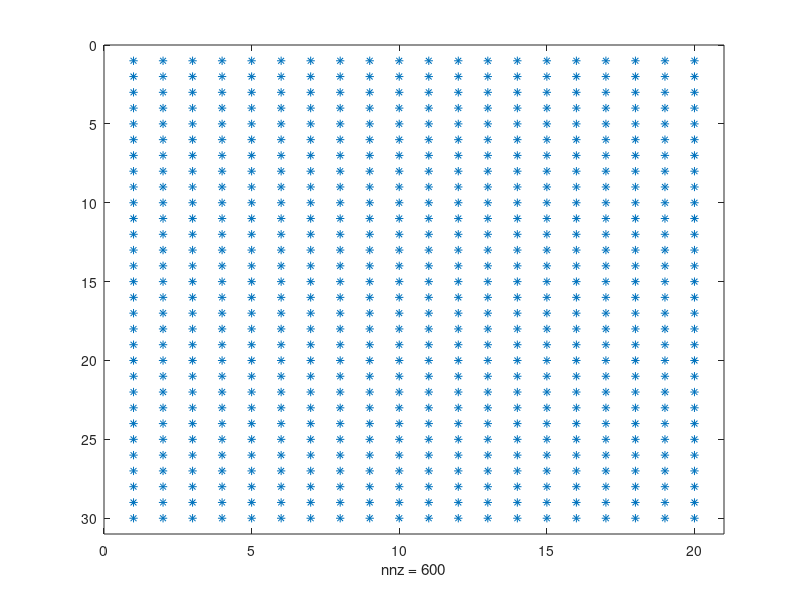

This figure's MATLAB source: (Note: this script raises an error after producing the figure.)
%% Householder QR 
m = 30; n = 20; 
A = randn(m,n);
A = gallery('randsvd',[m n],1e10);

Anow = A; Q = eye(m); R = []; AA = A; 
spy(abs(AA)>1e-14), snapnow
for ii = 1:n    
 pause    
% pause(0.3)
q = Anow(:,1)-norm(Anow(:,1))*eye(m-ii+1,1);
q = q/norm(q);
Anow = Anow-2*q*(q'*Anow); % Householder reflector Q*a
Q = Q*blkdiag(eye(m-length(q)),eye(length(q))-2*q*q');
R = [R;zeros(1,ii-1) Anow(1,:)];
AA(ii:end,ii:end) = Anow; 
spy(abs(AA)>1e-14), snapnow, 
Anow = Anow(2:end,2:end);
end
[norm(A-Q(:,1:n)*R) norm(Q'*Q -eye(m))/sqrt(m)] % residual and orthogonality


%% QR factorization, gram-schmidt
m = 30; n = 20; 
%A = randn(m,n);
A = gallery('randsvd',[m n],1e6);

R = norm(A(:,1));
Q = A(:,1)/R;

% classical GS 
for ii = 2:n
R12 = Q'*A(:,ii); % ith column of R (above diag)
Anow = A(:,ii)-Q*R12; % ith column of A orthogonal to previous Q 
R22 = norm(Anow); % (i,i) element of R 
R = [[R;zeros(1,size(R,2))] [R12;R22]];
Q = [Q Anow/norm(Anow)];
end
spy(R)
Q'*Q 
norm(A-Q*R)

%% modified GS 
%m = 4; n = 3; A = gallery('randsvd',[m n],1e6);
%A = randn(m,n);

R = norm(A(:,1));
Q = A(:,1)/R;

for ii = 2:n
%R12 = Q'*A(:,ii); Anow = A(:,ii)-Q*R12; % CGS
R12 = zeros(ii-1,1); Anow = A(:,ii);
    for jj = 1:size(R12,1) % only difference from CGS
        R12(jj) = Q(:,jj)'*Anow;  
        Anow = Anow - Q(:,jj)*R12(jj);
    end
R22 = norm(Anow);
R = [[R;zeros(1,size(R,2))] [R12;R22]];
Q = [Q Anow/norm(Anow)];
end
[norm(Q'*Q-eye(n)) norm(Q*R-A)]

